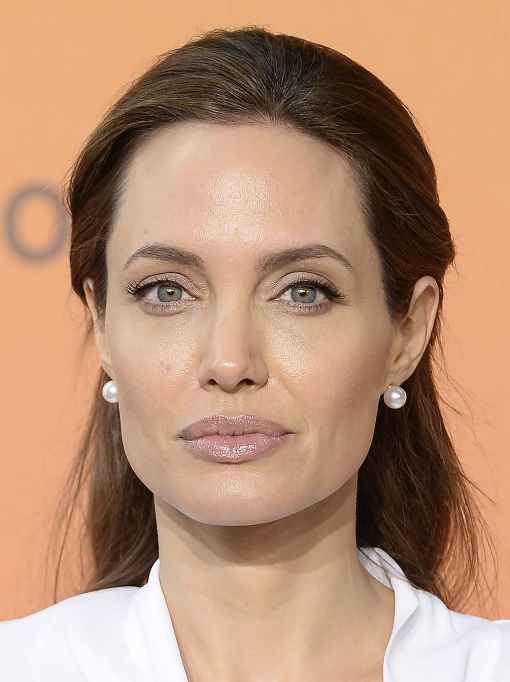
#> input picture face/Djoli1.jpg, 1020 x 1363 px, given in place of the camera (shown at 1/2 size)
$ python haar.py   (older library calls are emulated)
#> lines starting #> are read from the running program, lines starting #| are printed output that depends on the picture
import cv2
import numpy as np
import re


def get_face_embedding(img):
    faces = face_cascade.detectMultiScale(img, 1.3, 5)
    if len(faces) == 0:
        return None
    x, y, w, h = faces[0]
    face = img[y:y+h, x:x+w]
    face = cv2.resize(face, (64, 64))
    gx = cv2.Sobel(face, cv2.CV_32F, 1, 0, ksize=3)
    gy = cv2.Sobel(face, cv2.CV_32F, 0, 1, ksize=3)
    mag, ang = cv2.cartToPolar(gx, gy)
    hist = cv2.calcHist([face], [0], None, [32], [0, 256])
    return hist.flatten() / np.linalg.norm(hist)

video = cv2.VideoCapture(1)
face_cascade = cv2.CascadeClassifier(cv2.data.haarcascades + 'haarcascade_frontalface_default.xml')

with open("encod.txt", 'r', encoding='utf-8') as f:
#> (reads encod.txt from the repository)
    content = f.read()
pattern = r'([^:]+):\[(.*?)\]'
matches = re.findall(pattern, content, re.DOTALL)

while True:
    good, img = video.read()
#> img is the input picture: shape (1363, 1020, 3); mean B, G, R 116.2, 143.4, 183.7
    img_gray = cv2.cvtColor(img, cv2.COLOR_BGR2GRAY)
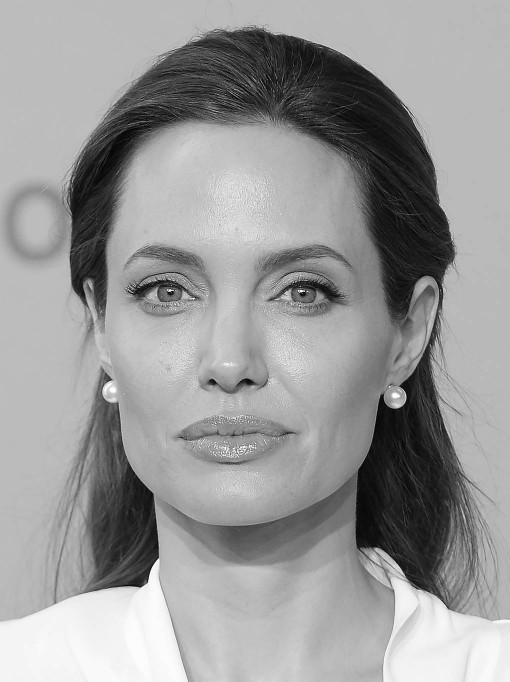
#> img_gray: shape (1363, 1020) (shown at 1/2 size); min 0, max 255, mean 152.4

    faces = face_cascade.detectMultiScale(img_gray, 1.3, 2)
#> faces = [[118, 287, 738, 738]]

    for x, y, w, h in faces:

        face_roi = img_gray[y:y+h, x:x+w]

        emb = get_face_embedding(face_roi)
        for i, (image_name, numbers_str) in enumerate(matches, 1):
            embedding = [float(x) for x in numbers_str.split()]

            if emb is not None and embedding is not None:
#> (the run stopped early here; a loop or call above may not have finished)
